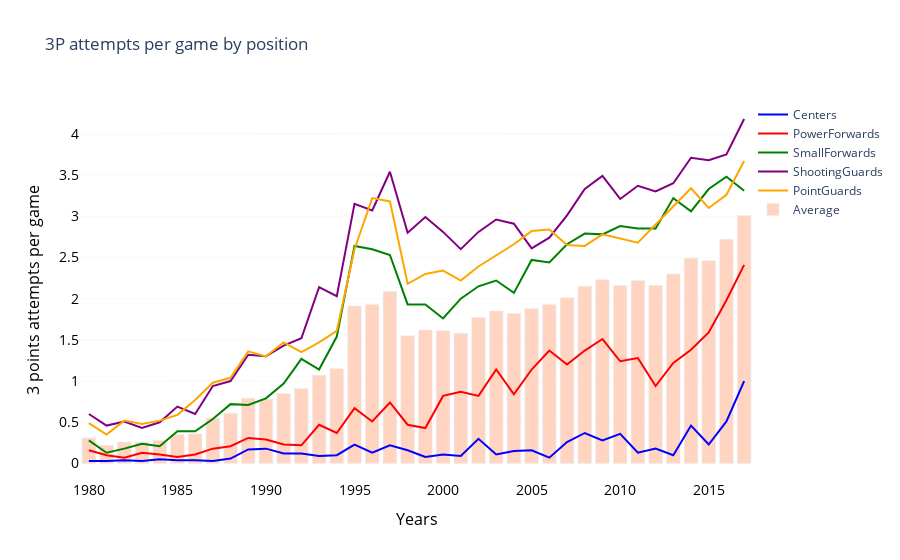

Source (notebook cell):
### Markdown cell above
### 3PA per Game comparision

### Code cell
p3c = go.Scatter(x=years_shotsgame, y=shots_game_c['3PAxG'], name='Centers', marker=dict(color='blue'))
p3pf = go.Scatter(x=years_shotsgame, y=shots_game_pf['3PAxG'], name='PowerForwards', marker=dict(color='red'))
p3sf = go.Scatter(x=years_shotsgame, y=shots_game_sf['3PAxG'], name='SmallForwards', marker=dict(color='green'))
p3sg = go.Scatter(x=years_shotsgame, y=shots_game_sg['3PAxG'], name='ShootingGuards', marker=dict(color='purple'))
p3pg = go.Scatter(x=years_shotsgame, y=shots_game_pg['3PAxG'], name='PointGuards', marker=dict(color='orange'))
p3gen = go.Bar(x=years_shotsgame, y=shots_game_gen['3PAxG'], name='Average', marker=dict(color='#FFD5C1'))

data=[p3c,p3pf,p3sf,p3sg,p3pg,p3gen]
layout=go.Layout(
	title='3P attempts per game by position',
	xaxis=dict(
		title='Years',
		titlefont=dict(size=16, color='#000000'),
		tickfont=dict(size=14, color='#000000'),
	),
	yaxis=dict(
		title='3 points attempts per game',
		titlefont=dict(size=16, color='#000000'),
		tickfont=dict(size=14, color='#000000'),
        showgrid=True, gridwidth=0.2, gridcolor='#D7DBDD'
	),	
	legend=dict(
		x=1,
		y=1.0,
		bgcolor='white',
		bordercolor='black'
	),
	plot_bgcolor='white',
    barmode='group',
	bargap=0.15,
	bargroupgap=0.1
)

fig = go.Figure(data=data, layout=layout)
pyo.iplot(fig)

### Figure 1 — Plotly figure (JSON) as saved in the notebook; plotly's stock layout.template omitted (floating-point values rounded to 4 significant figures)
{"data": [{"marker": {"color": "blue"}, "name": "Centers", "type": "scatter", "x": [1980, 1981, 1982, 1983, 1984, 1985, 1986, 1987, 1988, 1989, 1990, 1991, 1992, 1993, 1994, 1995, 1996, 1997, 1998, 1999, 2000, 2001, 2002, 2003, 2004, 2005, 2006, 2007, 2008, 2009, 2010, 2011, 2012, 2013, 2014, 2015, 2016, 2017], "y": [0.03, 0.03, 0.04, 0.03, 0.05, 0.04, 0.04, 0.03, 0.06, 0.17, 0.18, 0.12, 0.12, 0.09, 0.1, 0.23, 0.13, 0.22, 0.16, 0.08, 0.11, 0.09, 0.3, 0.11, 0.15, 0.16, 0.07, 0.26, 0.37, 0.28, 0.36, 0.13, 0.18, 0.1, 0.46, 0.23, 0.51, 1]}, {"marker": {"color": "red"}, "name": "PowerForwards", "type": "scatter", "x": [1980, 1981, 1982, 1983, 1984, 1985, 1986, 1987, 1988, 1989, 1990, 1991, 1992, 1993, 1994, 1995, 1996, 1997, 1998, 1999, 2000, 2001, 2002, 2003, 2004, 2005, 2006, 2007, 2008, 2009, 2010, 2011, 2012, 2013, 2014, 2015, 2016, 2017], "y": [0.16, 0.1, 0.07, 0.13, 0.11, 0.08, 0.11, 0.18, 0.21, 0.31, 0.29, 0.23, 0.22, 0.47, 0.37, 0.67, 0.51, 0.74, 0.47, 0.43, 0.82, 0.87, 0.82, 1.14, 0.84, 1.14, 1.37, 1.2, 1.37, 1.51, 1.24, 1.28, 0.94, 1.22, 1.38, 1.59, 1.98, 2.41]}, {"marker": {"color": "green"}, "name": "SmallForwards", "type": "scatter", "x": [1980, 1981, 1982, 1983, 1984, 1985, 1986, 1987, 1988, 1989, 1990, 1991, 1992, 1993, 1994, 1995, 1996, 1997, 1998, 1999, 2000, 2001, 2002, 2003, 2004, 2005, 2006, 2007, 2008, 2009, 2010, 2011, 2012, 2013, 2014, 2015, 2016, 2017], "y": [0.28, 0.13, 0.18, 0.24, 0.21, 0.39, 0.39, 0.54, 0.72, 0.71, 0.79, 0.97, 1.27, 1.14, 1.54, 2.64, 2.6, 2.53, 1.93, 1.93, 1.76, 2, 2.15, 2.22, 2.07, 2.47, 2.44, 2.66, 2.79, 2.78, 2.88, 2.85, 2.85, 3.22, 3.06, 3.33, 3.48, 3.31]}, {"marker": {"color": "purple"}, "name": "ShootingGuards", "type": "scatter", "x": [1980, 1981, 1982, 1983, 1984, 1985, 1986, 1987, 1988, 1989, 1990, 1991, 1992, 1993, 1994, 1995, 1996, 1997, 1998, 1999, 2000, 2001, 2002, 2003, 2004, 2005, 2006, 2007, 2008, 2009, 2010, 2011, 2012, 2013, 2014, 2015, 2016, 2017], "y": [0.6, 0.46, 0.51, 0.43, 0.5, 0.69, 0.6, 0.94, 1, 1.32, 1.3, 1.43, 1.52, 2.14, 2.03, 3.15, 3.07, 3.54, 2.8, 2.99, 2.81, 2.6, 2.81, 2.96, 2.91, 2.61, 2.74, 3.01, 3.33, 3.49, 3.21, 3.37, 3.3, 3.4, 3.71, 3.68, 3.75, 4.18]}, {"marker": {"color": "orange"}, "name": "PointGuards", "type": "scatter", "x": [1980, 1981, 1982, 1983, 1984, 1985, 1986, 1987, 1988, 1989, 1990, 1991, 1992, 1993, 1994, 1995, 1996, 1997, 1998, 1999, 2000, 2001, 2002, 2003, 2004, 2005, 2006, 2007, 2008, 2009, 2010, 2011, 2012, 2013, 2014, 2015, 2016, 2017], "y": [0.49, 0.35, 0.52, 0.48, 0.52, 0.59, 0.77, 0.98, 1.04, 1.36, 1.3, 1.47, 1.35, 1.47, 1.61, 2.6, 3.22, 3.18, 2.18, 2.3, 2.34, 2.22, 2.39, 2.53, 2.66, 2.82, 2.84, 2.65, 2.64, 2.78, 2.73, 2.68, 2.9, 3.12, 3.34, 3.1, 3.26, 3.67]}, {"marker": {"color": "#FFD5C1"}, "name": "Average", "type": "bar", "x": [1980, 1981, 1982, 1983, 1984, 1985, 1986, 1987, 1988, 1989, 1990, 1991, 1992, 1993, 1994, 1995, 1996, 1997, 1998, 1999, 2000, 2001, 2002, 2003, 2004, 2005, 2006, 2007, 2008, 2009, 2010, 2011, 2012, 2013, 2014, 2015, 2016, 2017], "y": [0.31, 0.22, 0.26, 0.26, 0.28, 0.35, 0.36, 0.55, 0.61, 0.79, 0.78, 0.85, 0.91, 1.07, 1.15, 1.91, 1.93, 2.09, 1.55, 1.62, 1.61, 1.58, 1.77, 1.85, 1.82, 1.88, 1.93, 2.01, 2.15, 2.23, 2.16, 2.22, 2.16, 2.3, 2.49, 2.46, 2.72, 3.01]}], "layout": {"bargap": 0.15, "bargroupgap": 0.1, "barmode": "group", "legend": {"bgcolor": "white", "bordercolor": "black", "x": 1, "y": 1}, "plot_bgcolor": "white", "title": {"text": "3P attempts per game by position"}, "xaxis": {"tickfont": {"color": "#000000", "size": 14}, "title": {"font": {"color": "#000000", "size": 16}, "text": "Years"}}, "yaxis": {"gridcolor": "#D7DBDD", "gridwidth": 0.2, "showgrid": true, "tickfont": {"color": "#000000", "size": 14}, "title": {"font": {"color": "#000000", "size": 16}, "text": "3 points attempts per game"}}}}
